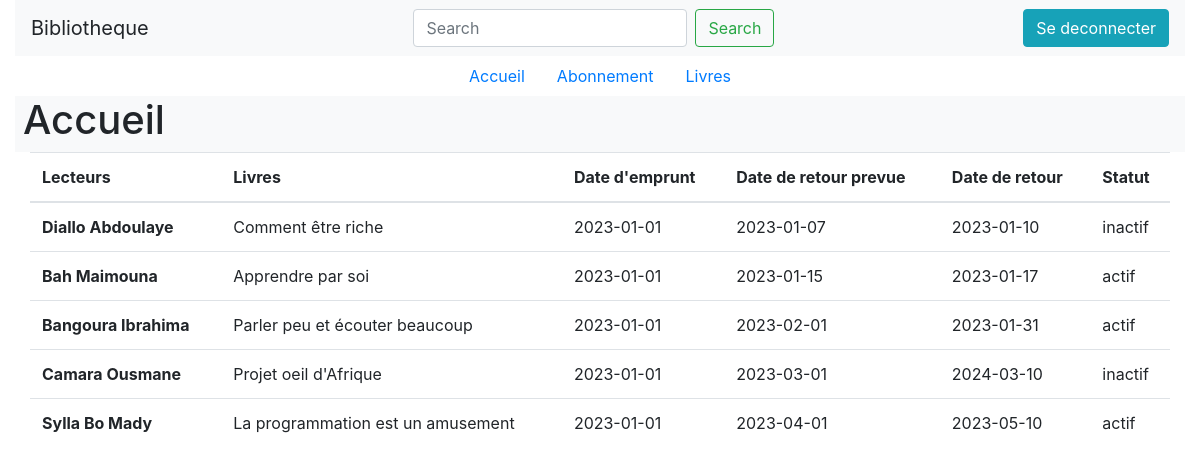
The page / on the database its author committed.
### tables this page shows
CREATE TABLE if not EXISTS emprunt(
      id varchar(100) PRIMARY KEY,
      date_emprunt date not null,
      date_retour_prevue date not null,
      date_retour date,
      statut varchar(100) DEFAULT 'emprunte',
      id_personnel varchar(100) NOT null,
      FOREIGN KEY (id_personnel) REFERENCES personnel(id),
      id_abonnement varchar(100) not null,
      FOREIGN KEY(id_abonnement) REFERENCES abonnement(id),
      id_livre varchar (100) not null,
      FOREIGN key(id_livre) REFERENCES livre(id)
  );

CREATE TABLE if not exists lecteur(
      id varchar(100) PRIMARY KEY,
      nom varchar(100) not null,
      prenom varchar(100) not null,
      adresse varchar(255) not null,
      telephone varchar(9) not null,
      email varchar(50),
      date_naissance date not null
  );

CREATE TABLE if not EXISTS livre(
      id varchar(100) PRIMARY KEY,
      titre varchar(100) not null,
      date_publication date not null,
      maison_edition varchar(100) not null,
      nombre_exemplaire int not null,
      nombre_page int not null,
      sommaire text not null,
      id_categorie varchar (100) not null,
      FOREIGN KEY(id_categorie) REFERENCES categorie(id)
  );

### template/listeEmprunt.html.php (the view)
<?php
  $emprunts = $db->query("
    SELECT lecteur.nom nom,lecteur.prenom prenom, livre.titre titre, emprunt.date_emprunt dateEmprunt, emprunt.date_retour_prevue dateRetourPrevue, emprunt.date_retour dateRetour, emprunt.statut statut
    FROM emprunt
      INNER JOIN abonnement
        ON abonnement.id=emprunt.id_abonnement
      INNER JOIN lecteur
        ON lecteur.id=abonnement.id_lecteur
      INNER JOIN livre
        ON livre.id=emprunt.id_livre
  ")->fetchAll();
 ?>
<table class="table">
<thead>
    <tr>
      <th scope="col">Lecteurs</th>
      <th scope="col">Livres</th>
      <th scope="col">Date d'emprunt</th>
      <th scope="col">Date de retour prevue</th>
      <th scope="col">Date de retour</th>
      <th scope="col">Statut</th>
    </tr>
  </thead>
  <tbody>
    <?php foreach($emprunts as $emprunt): ?>
        <tr>
          <th scope="row"><?=$emprunt->nom. ' '.$emprunt->prenom ?></th>
          <td><?=$emprunt->titre?></td>
          <td><?=$emprunt->dateEmprunt?></td>
          <td><?=$emprunt->dateRetourPrevue?></td>
          <td><?=$emprunt->dateRetour?></td>
          <td><?=$emprunt->statut?></td>
        </tr>
    <?php endforeach; ?>
  </tbody>
</table>

### rows shown on the page
emprunt: lecteur.nom "Diallo", lecteur.prenom "Abdoulaye", id_livre.titre "Comment être riche", date_emprunt "2023-01-01", date_retour_prevue "2023-01-07", date_retour "2023-01-10", statut "inactif"
emprunt: lecteur.nom "Bah", lecteur.prenom "Maimouna", id_livre.titre "Apprendre par soi", date_emprunt "2023-01-01", date_retour_prevue "2023-01-15", date_retour "2023-01-17", statut "actif"
emprunt: lecteur.nom "Bangoura", lecteur.prenom "Ibrahima", id_livre.titre "Parler peu et écouter beaucoup", date_emprunt "2023-01-01", date_retour_prevue "2023-02-01", date_retour "2023-01-31", statut "actif"
emprunt: lecteur.nom "Camara", lecteur.prenom "Ousmane", id_livre.titre "Projet oeil d'Afrique", date_emprunt "2023-01-01", date_retour_prevue "2023-03-01", date_retour "2024-03-10", statut "inactif"
emprunt: lecteur.nom "Sylla", lecteur.prenom "Bo Mady", id_livre.titre "La programmation est un amusement", date_emprunt "2023-01-01", date_retour_prevue "2023-04-01", date_retour "2023-05-10", statut "actif"

### other values the page prints
$titre "Accueil"
